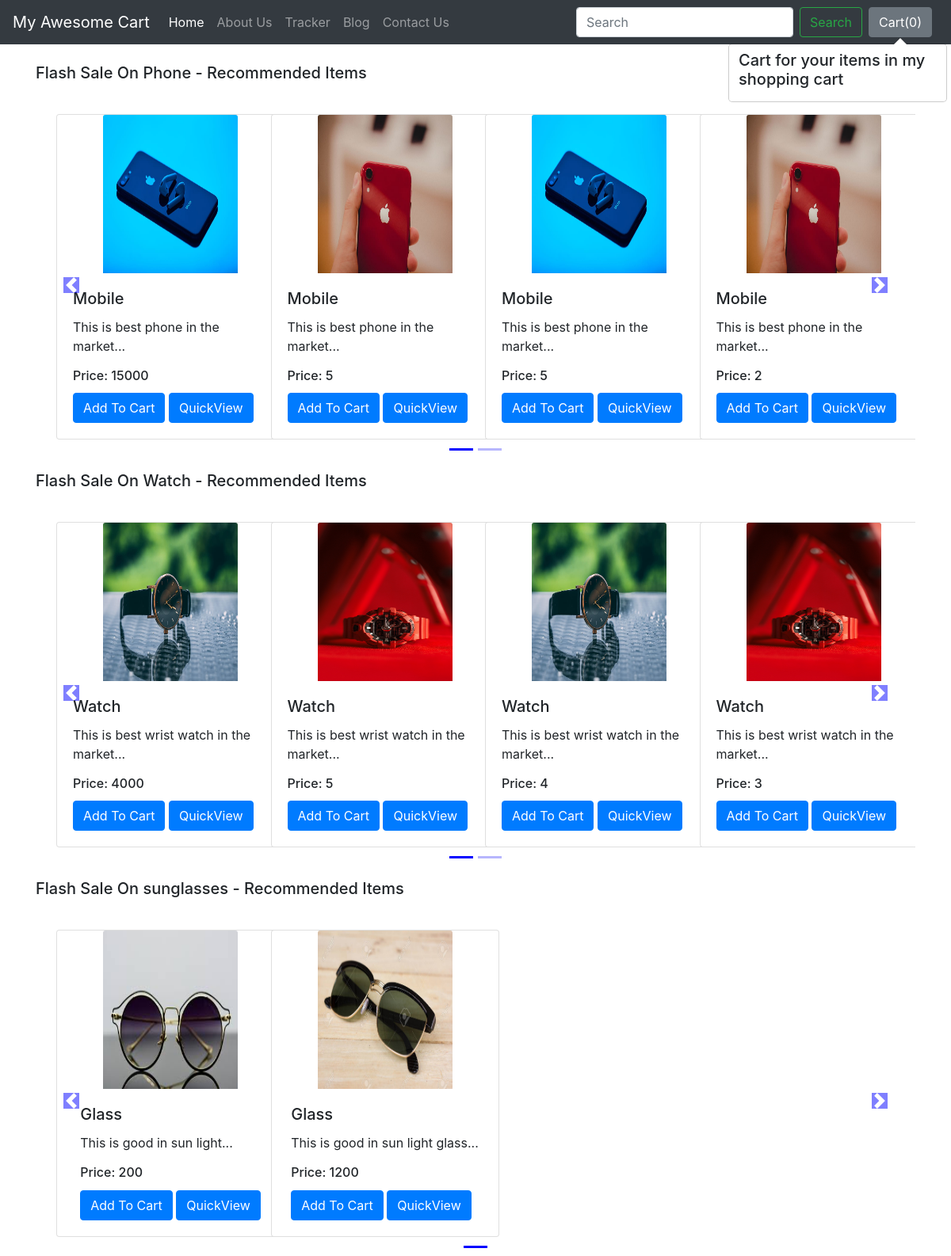
The app's page /shop/ with its own data.
### shop/models.py (models this page shows, shortened)
class Product(models.Model):
    product_id = models.AutoField
    product_name = models.CharField(max_length=50)
    category = models.CharField(max_length=100 , default="")
    sub_category = models.CharField(max_length=100,default="")
    price = models.IntegerField(default="0")
    desc = models.CharField(max_length=200)
    pub_date = models.DateField()
    image = models.ImageField(upload_to="shop/images",default="")

### shop/views.py (the view)
# urls.py: path("", views.index, name="blogHome"),
def index(request):
    allProds = []
    catprods = Product.objects.values('category', 'id')
    cats = {item['category'] for item in catprods}
    for cat in cats:
        prod = Product.objects.filter(category=cat)
        n = len(prod)
        nSlides = n // 4 + ceil((n / 4) - (n // 4))
        allProds.append([prod, range(1, nSlides), nSlides])
    params = {'allProds':allProds}
    return render(request, 'shop/index.html', params)

### shop/templates/shop/index.html (shortened to what this page needs)
{% extends 'shop/basic.html' %}
{% block body %}
{% load static %}
<div class="container">
    {% for product, range, nSlides in allProds %}
    <h5 class="my-4">Flash Sale On {{product.0.category}} - Recommended Items</h5>
    <div class="row">
        <div id="demo{{forloop.counter}}" class="col carousel slide my-3" data-ride="carousel">
            <ul class="carousel-indicators">
                <li data-target="#demo{{forloop.counter}}" data-slide-to="0" class="active"></li>
                {% for i in range %}
                <li data-target="#demo{{forloop.parentloop.counter}}" data-slide-to="{{i}}"></li>
                {% endfor %}
            </ul>
            <div class="container carousel-inner no-padding">
                <div class="carousel-item active">
                    {% for i in product %}
                    <div class="col-xs-3 col-sm-3 col-md-3">
                        <div class="card align-items-center" style="width: 18rem;">
                            <img src='/media/{{i.image}}' class="card-img-top" alt="...">
                            <div class="card-body">
                                <h5 class="card-title" id="namepr{{i.id}}">{{i.product_name}}</h5>
                                <p class="card-text">{{i.desc|slice:"0:53"}}...</p>
                                <h6 class="card-title" >Price: <span id="pricepr{{i.id}}">{{i.price}}</span></h6>
                                <span id="divpr{{i.id}}" class="divpr">
                                    <button id="pr{{i.id}}" class="btn btn-primary cart">Add To Cart</button>
                                </span>
                                <a href="/shop/products/{{i.id}}"><button id="qv{{i.id}}" class="btn btn-primary cart">QuickView</button></a>
                            </div>
                        </div>
                    </div>
                    {% if forloop.counter|divisibleby:4 and forloop.counter > 0 and not forloop.last %}
                </div>
                <div class="carousel-item">
                    {% endif %}
                    {% endfor %}
                </div>
            </div>
        </div>
        <a class="carousel-control-prev" href="#demo{{forloop.counter}}" data-slide="prev">
            <span class="carousel-control-prev-icon"></span>
        </a>
        <a class="carousel-control-next" href="#demo{{forloop.counter}}" data-slide="next">
            <span class="carousel-control-next-icon"></span>
        </a>
    </div>
    {% endfor %}
</div>
{% endblock %}

### records on screen
Product: category "Phone", image (picture), product_name "Mobile", desc "This is best phone in the market", price "15000"
Product: image (picture), product_name "Mobile", desc "This is best phone in the market", price "5"
Product: image (picture), product_name "Mobile", desc "This is best phone in the market", price "5"
Product: image (picture), product_name "Mobile", desc "This is best phone in the market", price "2"
Product: category "Watch", image (picture), product_name "Watch", desc "This is best wrist watch in the market", price "4000"
Product: image (picture), product_name "Watch", desc "This is best wrist watch in the market", price "5"
Product: image (picture), product_name "Watch", desc "This is best wrist watch in the market", price "4"
Product: image (picture), product_name "Watch", desc "This is best wrist watch in the market", price "3"
Product: category "sunglasses", image (picture), product_name "Glass", desc "This is good in sun light", price "200"
Product: image (picture), product_name "Glass", desc "This is good in sun light glass", price "1200"
